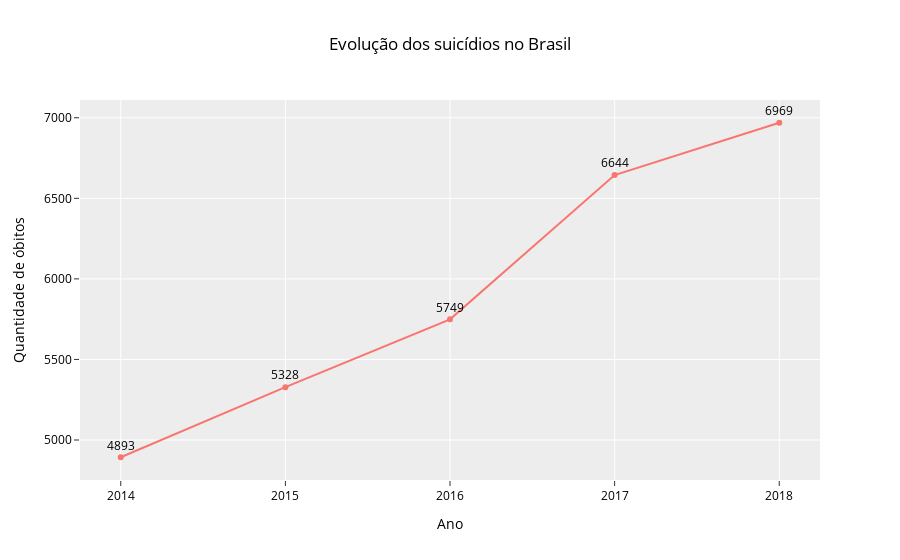

Notebook cell for this chart:
### Code cell
# criando o gráfico de linha para visualizar as mudanças ao longo do tempo
fig = px.line(
    df_tempo,
    x="ano_obito",
    y="qtd_obitos",
    title="Evolução dos suicídios no Brasil",
    markers=True,
    template="ggplot2",
    text="qtd_obitos",
)
# adicionando rótulos aos marcadores
fig.update_traces(textposition="top center")

fig.update_layout(
    xaxis_title="Ano",
    yaxis_title="Quantidade de óbitos",
    font=dict(size=12, color="#000000"),
)
# eixo x com intervalo de 1 ano
fig.update_xaxes(dtick=1)


fig.show()

### Figure 1 — Plotly figure (JSON) as saved in the notebook; plotly's stock layout.template omitted (floating-point values rounded to 4 significant figures)
{"data": [{"hovertemplate": "ano_obito=%{x}<br>qtd_obitos=%{text}<extra></extra>", "legendgroup": "", "line": {"color": "#F8766D", "dash": "solid"}, "marker": {"symbol": "circle"}, "mode": "text+markers+lines", "name": "", "orientation": "v", "showlegend": false, "text": [4893, 5328, 5749, 6644, 6969], "textposition": "top center", "type": "scatter", "x": [2014, 2015, 2016, 2017, 2018], "xaxis": "x", "y": [4893, 5328, 5749, 6644, 6969], "yaxis": "y"}], "layout": {"font": {"color": "#000000", "size": 12}, "legend": {"tracegroupgap": 0}, "title": {"text": "Evolução dos suicídios no Brasil"}, "xaxis": {"anchor": "y", "domain": [0, 1], "dtick": 1, "title": {"text": "Ano"}}, "yaxis": {"anchor": "x", "domain": [0, 1], "title": {"text": "Quantidade de óbitos"}}}}
